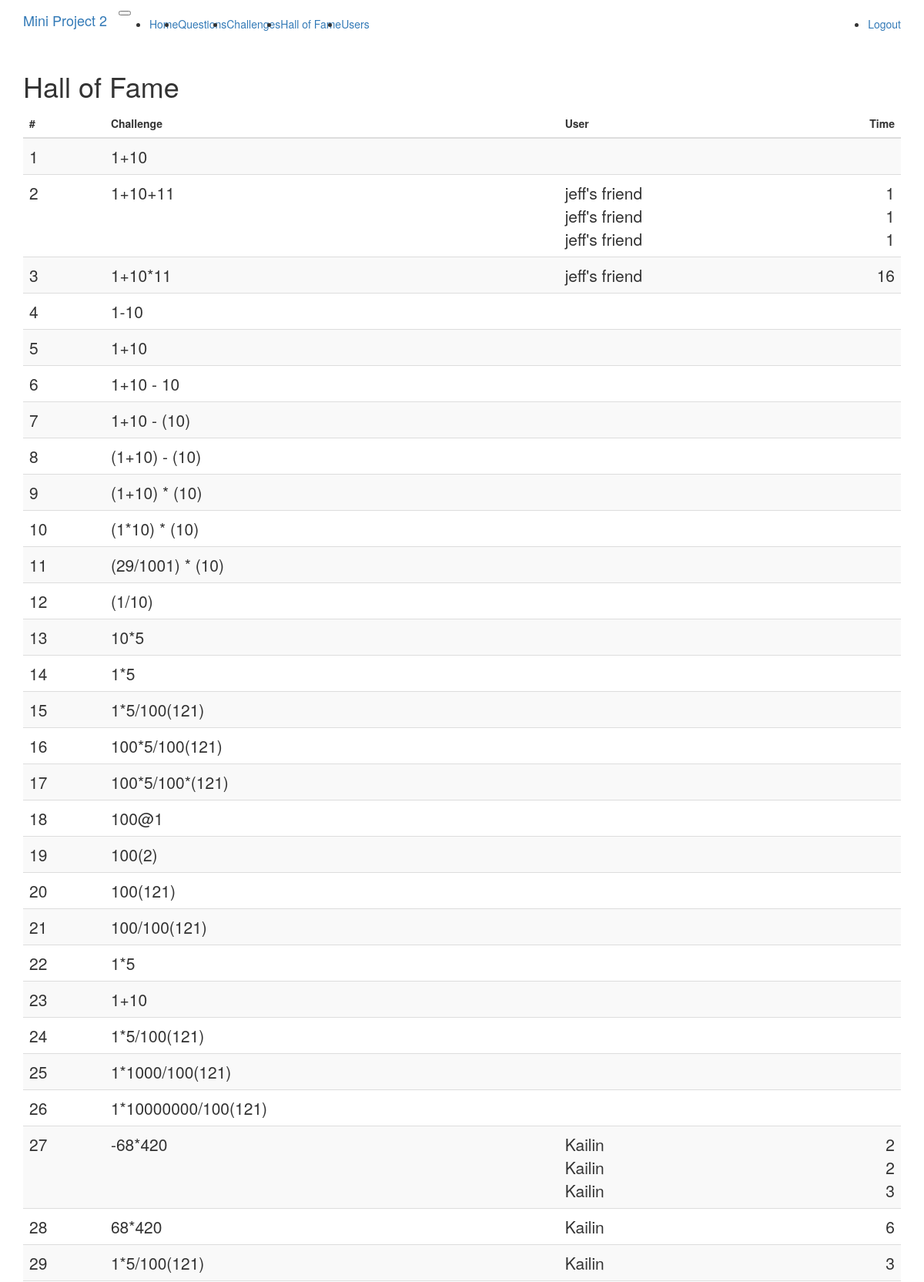
/halloffame (signed in, upper part), run on the app's committed database.
### app/models.py (models this page shows, shortened)
class Question(db.Model):
	__tablename__ = 'question'
	id = db.Column(db.Integer, primary_key=True)
	expression = db.Column(db.String(255))
	answer = db.Column(db.Integer)
	author = db.Column(db.Integer, db.ForeignKey('user.id'))
	challenge = db.relationship("Challenge", uselist=False, back_populates="question")

class TimeRecord(db.Model):
	__tablename__ = 'timerecord'
	id = db.Column(db.Integer, primary_key=True)
	elapsed_time = db.Column(db.Integer)
	challenge_id = db.Column(db.Integer, db.ForeignKey('challenge.id'))
	user_id = db.Column(db.Integer, db.ForeignKey('user.id'))

class User(UserMixin, db.Model):
	__tablename__ = 'user'
	id = db.Column(db.Integer, primary_key=True)
	username = db.Column(db.String(64), index=True, unique=True)
	password_hash = db.Column(db.String(128))
	questions = db.relationship('Question', backref='from_user',
								lazy='dynamic')
	challenges = db.relationship('Challenge', secondary=association_table,
								backref=db.backref('to_user'),
								lazy='dynamic')
	records = db.relationship('TimeRecord',
								backref=db.backref('user_challenge'),
								lazy='dynamic')

### app/routes.py (the view)
@application.route('/halloffame')
def halloffame():
	challenges = Challenge.query.all()
	records = { c.id:get_smallest_three(c) for c in challenges}
	print(records)
	return render_template('halloffame.html', title="Hall of Fame",
							challenges=challenges,
							records=records)

### app/models.py (called while the page is built)
@login.user_loader
def load_user(id):
	return User.query.get(int(id))

### app/serverlibrary.py (called while the page is built)
def mergesort(array, byfunc=None):
  if len(array) >1:
    n = len(array)//2
    L = mergesort(array[0:n],byfunc)
    R = mergesort(array[n:],byfunc)
    nleft = len(array[0:n])
    nright = len(array[n:])
    left = 0
    right = 0
    dest = 0
    while left <nleft and right<nright:
        if byfunc(L[left]) <= byfunc(R[right]):
            array[dest] = L[left]
            left += 1
        else:
            array[dest] = R[right]
            right += 1
        dest += 1
    while left <nleft :
        array[dest] = L[left]
        left += 1
        dest+= 1
    while right < nright :
        array[dest]  =  R[right]
        right += 1
        dest+= 1
  return array

def get_smallest_three(challenge):
  records = challenge.records
  times = [r for r in records]
  mergesort(times, lambda x: x.elapsed_time)
  return times[:3]

### app/templates/halloffame.html
{% extends "base.html" %}
{% block app_content %}
<h1>Hall of Fame</h1>
<table class="table table-striped" >
  <thead>
    <tr>
      <th scope="col" >#</th>
      <th scope="col" >Challenge</th>
      <th scope="col" >User</th>
      <th scope="col" class="text-right" >Time</th>
    </tr>
  </thead>
  <tbody>
  {% for idx in range(challenges|length) %}
  	<tr>
      <th scope="row" class="lead">{{ idx+1 }}</th>
      <td class="lead">
      	{{ challenges[idx].question.expression }}
      </td>
      <td class="lead">
      	{% for r in records[challenges[idx].id] %}{{ r.user_challenge.username}}<br>{% endfor %}
      </td>
      <td class="text-right lead">
        {% for r in records[challenges[idx].id] %}{{ r.elapsed_time}}<br>{% endfor %}
      </td>
    </tr>
  {% endfor %}
  </tbody>
</table>
{% endblock %}

### data on the page
Question: expression "1+10"
Question: expression "1+10+11"
TimeRecord: user_challenge.username "jeff's friend", elapsed_time "1"
TimeRecord: user_challenge.username "jeff's friend", elapsed_time "1"
TimeRecord: user_challenge.username "jeff's friend", elapsed_time "1"
Question: expression "1+10*11"
TimeRecord: user_challenge.username "jeff's friend", elapsed_time "16"
Question: expression "1-10"
Question: expression "1+10"
Question: expression "1+10 - 10"
Question: expression "1+10 - (10)"
Question: expression "(1+10) - (10)"
Question: expression "(1+10) * (10)"
Question: expression "(1*10) * (10)"
Question: expression "(29/1001) * (10)"
Question: expression "(1/10)"
Question: expression "10*5"
Question: expression "1*5"
Question: expression "1*5/100(121)"
Question: expression "100*5/100(121)"
Question: expression "100*5/100*(121)"
Question: expression "100@1"
Question: expression "100(2)"
Question: expression "100(121)"
Question: expression "100/100(121)"
Question: expression "1*5"
Question: expression "1+10"
Question: expression "1*5/100(121)"
Question: expression "1*1000/100(121)"
Question: expression "1*10000000/100(121)"
Question: expression "-68*420"
TimeRecord: user_challenge.username "Kailin", elapsed_time "2"
TimeRecord: user_challenge.username "Kailin", elapsed_time "2"
TimeRecord: user_challenge.username "Kailin", elapsed_time "3"
Question: expression "68*420"
TimeRecord: user_challenge.username "Kailin", elapsed_time "6"
Question: expression "1*5/100(121)"
TimeRecord: user_challenge.username "Kailin", elapsed_time "3"

### other printed values
{{ idx+1 }} "1" "2" "3" "4" "5" "6" "7" "8" "9" "10" "11" "12" "13" "14" "15" "16" "17" "18" "19" "20" "21" "22" "23" "24" "25" "26" "27" "28" "29"
